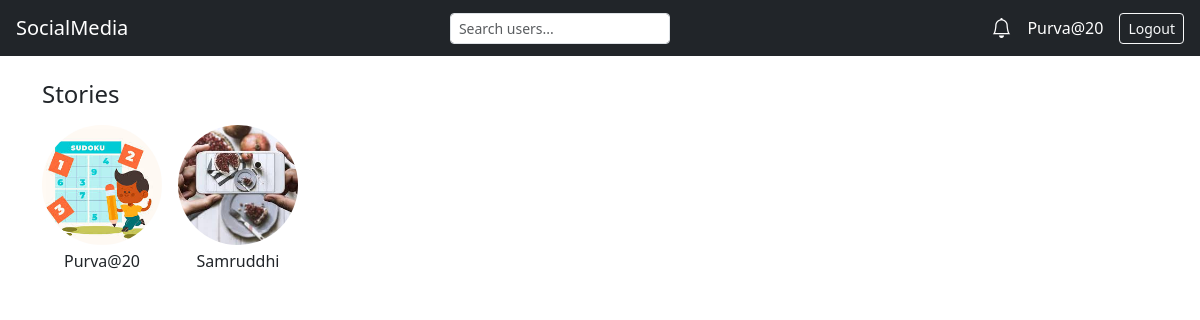
Page /feed/stories/ (signed in) on the committed database.
### posts/models.py (models this page shows, shortened)
class Story(models.Model):
    user = models.ForeignKey(User, on_delete=models.CASCADE)
    image = models.ImageField(upload_to='stories/', blank=True, null=True)
    video = models.FileField(upload_to='stories/videos/', blank=True, null=True)  # Video field
    created = models.DateTimeField(auto_now_add=True)  # FIXED

### posts/views.py (the view)
# urls.py: path("stories/", views.stories, name="stories"),
@login_required
def stories(request):
    stories = Story.objects.filter(
        created__gte=timezone.now() - timedelta(hours=24)
    )
    return render(request, "posts/stories.html", {"stories": stories})

### accounts/context_processors.py (called while the page is built)
def notifications_count(request):
    if request.user.is_authenticated:
        return {
            "unread_notifications": request.user.notifications.filter(is_read=False).count()
        }
    return {
        "unread_notifications": 0
    }

### posts/templates/posts/stories.html
{% extends "base.html" %}
{% block content %}
<h4 class="mb-3">Stories</h4>
<div class="d-flex gap-3 flex-wrap">
    {% for story in stories %}
        {% if story.image %}
            <div>
                <img src="{{ story.image.url }}"
                     width="120"
                     height="120"
                     class="rounded-circle"
                     style="object-fit: cover;">
                <div class="text-center mt-1">
                    {{ story.user.username }}
                </div>
            </div>
        {% endif %}
    {% empty %}
        <p>No stories available</p>
    {% endfor %}
</div>
{% endblock %}

### templates/base.html (shortened to what this page needs)
{% load static %}
<!DOCTYPE html>
<html lang="en">
<head>
    <link href="https://cdn.jsdelivr.net/npm/bootstrap@5.3.2/dist/css/bootstrap.min.css" rel="stylesheet">
    <link href="https://cdn.jsdelivr.net/npm/bootstrap-icons@1.11.3/font/bootstrap-icons.css" rel="stylesheet">
    <link rel="stylesheet" href="{% static 'css/profile.css' %}">
</head>
<body>
<nav class="navbar navbar-dark bg-dark px-3">
    <a class="navbar-brand" href="{% url 'posts:feed' %}">SocialMedia</a>
    {% if user.is_authenticated %}
    <form method="GET"
          action="{% url 'accounts:user_search' %}"
          class="d-flex me-3">
        <input type="text"
               name="q"
               class="form-control form-control-sm"
               placeholder="Search users..."
               value="{{ request.GET.q }}">
    </form>
    {% endif %}
    <div class="d-flex align-items-center gap-3">
        {% if user.is_authenticated %}
            <a href="{% url 'accounts:notifications' %}"
               class="position-relative text-white text-decoration-none">
                <i class="bi bi-bell fs-5"></i>
            </a>
            <a href="{% url 'accounts:profile' user.username %}"
               class="text-white text-decoration-none">
                {{ user.username }}
            </a>
            <form method="post" action="{% url 'accounts:logout' %}">
                <button class="btn btn-sm btn-outline-light">Logout</button>
            </form>
        {% else %}
            <a href="{% url 'accounts:login' %}" class="btn btn-light">Login</a>
        {% endif %}
    </div>
</nav>
<div class="container mt-4">
    {% block content %}{% endblock %}
</div>
</body>
</html>

### rows in the picture
Story: image (picture), user.username "Purva@20"
Story: image (picture), user.username "Samruddhi"

### other values in the picture
{{ user.username }} "Purva@20"
